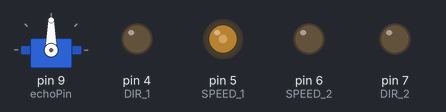
The sketch below on a simulated Arduino Uno, built with avr-gcc and run on an emulated ATmega328P. Parts: servo, output pins drawn as LEDs (lit = HIGH). At 5.0 s the program stops and its outputs stay as they are.

Above: at 0.1 s.
At 2.1 s:
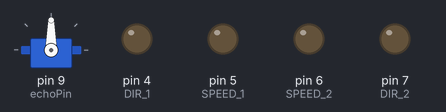
At 3.1 s:
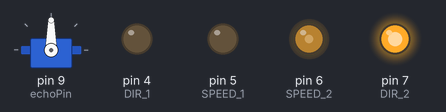
At 5.1 s:
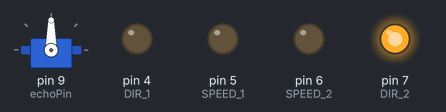
Timing chart, 0 to 6.5 s (numbered marks = the images above):
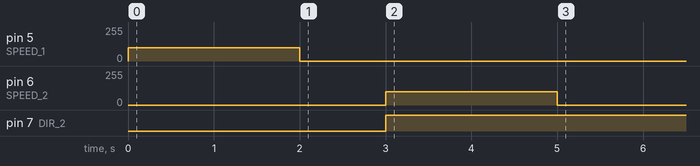

Measured:
- by itself, pin 5 (SPEED_1): 0/255 → 100/255 at 0.00 s, → 0/255 2.0 s later
- by itself, pin 6 (SPEED_2): 0/255 → 100/255 at 3.0 s, → 0/255 2.0 s later
- by itself, pin 7 (DIR_2): LOW → HIGH at 3.0 s

The sketch:

led.ino
```cpp
#include <Servo.h>

// Укажем, что к каким пинам подключено
//Эхолокатор
int trigPin = 8;
int echoPin = 9;

//Серво
Servo myservo;
int servopin = 10;

//Подключение моторов
#define SPEED_1      5
#define DIR_1        4

#define SPEED_2      6
#define DIR_2        7

void setup() {
  Serial.begin (9600);
  pinMode(trigPin, OUTPUT);
  pinMode(echoPin, INPUT);
  myservo.attach(9);

  for(int i = 4; i < 8; i++)
    pinMode(i, OUTPUT);
}

int getDistance(int trigPin, int echoPin){
  int duration, distance;
  // для большей точности установим значение LOW на пине Trig
  digitalWrite(trigPin, LOW);
  delayMicroseconds(2);
  // Теперь установим высокий уровень на пине Trig
  digitalWrite(trigPin, HIGH);
  // Подождем 10 μs
  delayMicroseconds(10);
  digitalWrite(trigPin, LOW);
  // Узнаем длительность высокого сигнала на пине Echo
  duration = pulseIn(echoPin, HIGH);
  // Рассчитаем расстояние
  distance = duration / 58;
  return distance;
}

void m_1(bool direction, int speed){
  analogWrite(SPEED_1, speed);
  digitalWrite(DIR_1, !direction);
}
void m_2(bool direction, int speed){
  analogWrite(SPEED_2, speed);
  digitalWrite(DIR_2, !direction);
}
void loop() {

  // Выведем значение в Serial Monitor
  //Serial.print(getDistance(trigPin, echoPin));
  //Serial.println(" cm");
  //delay(100);

  m_1(HIGH, 100);
  delay(2000);
  m_1(HIGH, 0);
  delay(1000);
  m_2(LOW, 100);
  delay(2000);
  m_2(LOW, 0);

  while(true)
  ;

}
```
